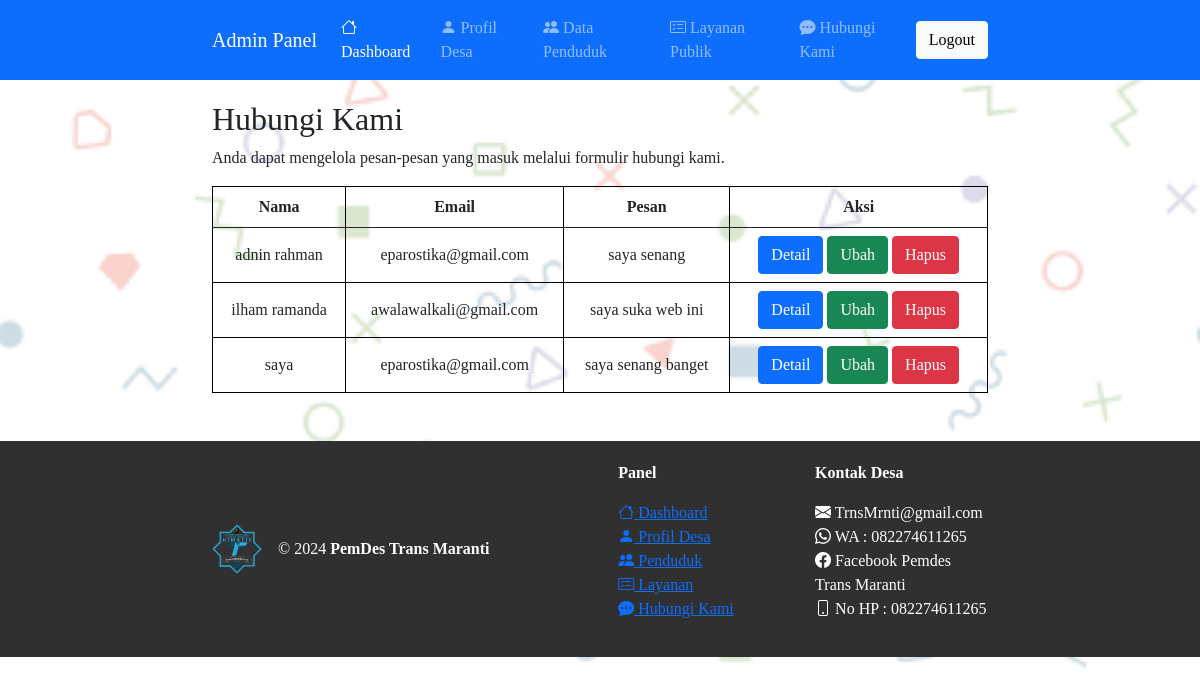
The page /admin/contact.php (signed in) on the database its author committed.
### tables this page shows
CREATE TABLE `pesan` (
  `id` int(11) NOT NULL,
  `nama` varchar(50) NOT NULL,
  `email` varchar(50) NOT NULL,
  `pesan` text DEFAULT NULL
);

### admin/contact.php (the view, shortened to what this page needs)
<?php
include '../includes/db.php';
$query = "SELECT * FROM pesan";
$result = mysqli_query($koneksi, $query);
?>
<!DOCTYPE html>
<html>
<head>
  <link rel="stylesheet" type="text/css" href="https://cdnjs.cloudflare.com/ajax/libs/bootstrap/5.0.2/css/bootstrap.min.css">
  <link rel="stylesheet" type="text/css" href="https://cdnjs.cloudflare.com/ajax/libs/bootstrap-icons/1.6.0/font/bootstrap-icons.min.css">
</head>
<body>
  <header>
    <nav class="navbar navbar-expand-lg navbar-dark bg-primary">
      <div class="container">
        <a class="navbar-brand" href="index.php">Admin Panel</a>
      <div class="collapse navbar-collapse" id="navbarNav">
        <ul class="navbar-nav ms-auto">
          <li class="nav-item">
            <a class="nav-link active" aria-current="page" href="dashboard.php"><i
              class="bi bi-house"></i> Dashboard</a>
            </li>
            <li class="nav-item">
              <a class="nav-link" href="profile.php"><i class="bi bi-person-fill"></i> Profil Desa</a>
            </li>
            <li class="nav-item">
              <a class="nav-link" href="population.php"><i class="bi bi-people-fill"></i> Data Penduduk</a>
            </li>
            <li class="nav-item">
              <a class="nav-link" href="public_services.php"><i class="bi bi-card-checklist"></i> Layanan
              Publik</a>
            </li>
            <li class="nav-item">
              <a class="nav-link" href="contact.php"><i class="bi bi-chat-dots-fill"></i> Hubungi Kami</a>
            </li>
          </ul>
          <a href="logout.php" class="btn btn-light">Logout</a>
        </div>
      </div>
    </nav>
  </header>
  <div class="container">
    <section>
      <h2 class="contact-title">Hubungi Kami</h2>
      <p>Anda dapat mengelola pesan-pesan yang masuk melalui formulir hubungi kami.</p>
      <table class="table">
        <thead>
          <tr>
            <th>Nama</th>
            <th>Email</th>
            <th>Pesan</th>
            <th>Aksi</th>
          </tr>
        </thead>
        <tbody>
          <?php while ($row = mysqli_fetch_assoc($result)) { ?>
            <tr>
              <td><?php echo $row['nama']; ?></td>
              <td><?php echo $row['email']; ?></td>
              <td><?php echo $row['pesan']; ?></td>
              <td>
                <a href="detail_pesan.php?id=<?php echo $row['id']; ?>" class="btn btn-primary">Detail</a>
                <a href="edit_pesan.php?id=<?php echo $row['id']; ?>" class="btn btn-success">Ubah</a>
                <a href="hapus_pesan.php?id=<?php echo $row['id']; ?>" class="btn btn-danger">Hapus</a>
              </td>
            </tr>
          <?php } ?>
        </tbody>
      </table>
    </section>
  </div>
<footer class="mt-5">
    <div class="container">
      <div class="row text-white">
        <div class="col-md-5 d-flex align-items-center">
          <img class="" src="../images/himatif.png" alt="Logo Desa" width="50" height="50">
          <div class="ms-3">
            <p class="m-0">&copy; <?php echo date('Y'); ?> <b>PemDes Trans Maranti</b></p>
          </div>
        </div>
        <div class="col-md-7 d-flex align-items-center justify-content-end">
          <div class="row">
            <div class="col-md-6">
              <p class="text-left"><b>Panel</b></p>
              <ul class="list-unstyled text-white">
                <li><a href="dashboard.php"><i class="bi bi-house"></i> Dashboard</a></li>
                <li><a href="profile.php"><i class="bi bi-person-fill"></i> Profil Desa</a></li>
                <li><a href="population.php"><i class="bi bi-people-fill"></i> Penduduk</a></li>
                <li><a href="public_services.php"><i class="bi bi-card-checklist"></i> Layanan</a></li>
                <li><a href="contact.php"><i class="bi bi-chat-dots-fill"></i> Hubungi Kami</a></li>
              </ul>
            </div>
            <div class="col-md-6">
              <p class="text-left"><b>Kontak Desa</b></p>
              <ul class="list-unstyled">
                <li><i class="bi bi-envelope-fill"></i> TrnsMrnti@gmail.com</li>
                <li><i class="bi bi-whatsapp"></i> WA : 082274611265</li>
                <li><i class="bi bi-facebook"></i> Facebook Pemdes Trans Maranti</li>
                <li><i class="bi bi-phone"></i> No HP : 082274611265</li>
              </ul>
            </div>
          </div>
        </div>
      </div>
    </div>
  </footer>
</body>
</html>

### admin/contact.php (style rules this page uses)
body { padding-top: 20px; font-family: 'Times New Roman', sans-serif; }
body { background-image: url('../images/saya.png'); background-repeat: no-repeat; background-size: cover; background-position: center; }
header { position: fixed; top: 0; left: 0; right: 0; z-index: 999; }
footer { background-color: #303030; color: #ffffff; padding: 20px 0; }
.contact-title { margin-top: 80px; }
table { width: 100%; margin-bottom: 20px; border-collapse: collapse; }
table th, table td { padding: 8px; border: 1px solid #000; text-align: center; vertical-align: middle; }
.container { max-width: 800px; }

### rows shown on the page
pesan: nama "adnin rahman", email "eparostika@gmail.com", pesan "saya senang"
pesan: nama "ilham ramanda", email "awalawalkali@gmail.com", pesan "saya suka web ini"
pesan: nama "saya", email "eparostika@gmail.com", pesan "saya senang banget"
